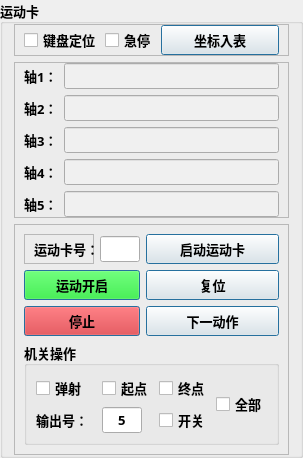
              <widget class="QGroupBox" name="groupBox_6">
               <property name="font">
                <font>
                 <family>微软雅黑</family>
                 <pointsize>10</pointsize>
                 <bold>true</bold>
                </font>
               </property>
               <property name="focusPolicy">
                <enum>Qt::FocusPolicy::NoFocus</enum>
               </property>
               <property name="title">
                <string>运动卡</string>
               </property>
               <layout class="QGridLayout" name="gridLayout_22">
                <property name="topMargin">
                 <number>0</number>
                </property>
                <property name="bottomMargin">
                 <number>0</number>
                </property>
                <item row="1" column="0">
                 <widget class="QFrame" name="frame_17">
                  <property name="frameShape">
                   <enum>QFrame::Shape::StyledPanel</enum>
                  </property>
                  <property name="frameShadow">
                   <enum>QFrame::Shadow::Raised</enum>
                  </property>
                  <layout class="QGridLayout" name="gridLayout_23">
                   <property name="topMargin">
                    <number>0</number>
                   </property>
                   <property name="bottomMargin">
                    <number>0</number>
                   </property>
                   <item row="0" column="0">
                    <widget class="QLabel" name="label_20">
                     <property name="font">
                      <font>
                       <family>微软雅黑</family>
                       <pointsize>10</pointsize>
                       <bold>true</bold>
                      </font>
                     </property>
                     <property name="text">
                      <string>轴1：</string>
                     </property>
                    </widget>
                   </item>
                   <item row="0" column="1">
                    <widget class="QLineEdit" name="lineEdit_axis0">
                     <property name="font">
                      <font>
                       <family>微软雅黑</family>
                       <pointsize>10</pointsize>
                       <bold>false</bold>
                      </font>
                     </property>
                     <property name="styleSheet">
                      <string notr="true">background:rgb(240,240,240)</string>
                     </property>
                     <property name="echoMode">
                      <enum>QLineEdit::EchoMode::Normal</enum>
                     </property>
                     <property name="readOnly">
                      <bool>true</bool>
                     </property>
                    </widget>
                   </item>
                   <item row="1" column="0">
                    <widget class="QLabel" name="label_21">
                     <property name="font">
                      <font>
                       <family>微软雅黑</family>
                       <pointsize>10</pointsize>
                       <bold>true</bold>
                      </font>
                     </property>
                     <property name="text">
                      <string>轴2：</string>
                     </property>
                    </widget>
                   </item>
                   <item row="1" column="1">
                    <widget class="QLineEdit" name="lineEdit_axis1">
                     <property name="font">
                      <font>
                       <family>微软雅黑</family>
                       <pointsize>10</pointsize>
                       <bold>false</bold>
                      </font>
                     </property>
                     <property name="styleSheet">
                      <string notr="true">background:rgb(240,240,240)</string>
                     </property>
                     <property name="echoMode">
                      <enum>QLineEdit::EchoMode::Normal</enum>
                     </property>
                     <property name="readOnly">
                      <bool>true</bool>
                     </property>
                    </widget>
                   </item>
                   <item row="2" column="0">
                    <widget class="QLabel" name="label_25">
                     <property name="font">
                      <font>
                       <family>微软雅黑</family>
                       <pointsize>10</pointsize>
                       <bold>true</bold>
                      </font>
                     </property>
                     <property name="text">
                      <string>轴3：</string>
                     </property>
                    </widget>
                   </item>
                   <item row="2" column="1">
                    <widget class="QLineEdit" name="lineEdit_axis2">
                     <property name="font">
                      <font>
                       <family>微软雅黑</family>
                       <pointsize>10</pointsize>
                       <bold>false</bold>
                      </font>
                     </property>
                     <property name="styleSheet">
                      <string notr="true">background:rgb(240,240,240)</string>
                     </property>
                     <property name="echoMode">
                      <enum>QLineEdit::EchoMode::Normal</enum>
                     </property>
                     <property name="readOnly">
                      <bool>true</bool>
                     </property>
                    </widget>
                   </item>
                   <item row="3" column="0">
                    <widget class="QLabel" name="label_26">
                     <property name="font">
                      <font>
                       <family>微软雅黑</family>
                       <pointsize>10</pointsize>
                       <bold>true</bold>
                      </font>
                     </property>
                     <property name="text">
                      <string>轴4：</string>
                     </property>
                    </widget>
                   </item>
                   <item row="3" column="1">
                    <widget class="QLineEdit" name="lineEdit_axis3">
                     <property name="font">
                      <font>
                       <family>微软雅黑</family>
                       <pointsize>10</pointsize>
                       <bold>false</bold>
                      </font>
                     </property>
                     <property name="styleSheet">
                      <string notr="true">background:rgb(240,240,240)</string>
                     </property>
                     <property name="echoMode">
                      <enum>QLineEdit::EchoMode::Normal</enum>
                     </property>
                     <property name="readOnly">
                      <bool>true</bool>
                     </property>
                    </widget>
                   </item>
                   <item row="4" column="0">
                    <widget class="QLabel" name="label_24">
                     <property name="font">
                      <font>
                       <family>微软雅黑</family>
                       <pointsize>10</pointsize>
                       <bold>true</bold>
                      </font>
                     </property>
                     <property name="text">
                      <string>轴5：</string>
                     </property>
                    </widget>
                   </item>
                   <item row="4" column="1">
                    <widget class="QLineEdit" name="lineEdit_axis4">
                     <property name="font">
                      <font>
                       <family>微软雅黑</family>
                       <pointsize>10</pointsize>
                       <bold>false</bold>
                      </font>
                     </property>
                     <property name="styleSheet">
                      <string notr="true">background:rgb(240,240,240)</string>
                     </property>
                     <property name="echoMode">
                      <enum>QLineEdit::EchoMode::Normal</enum>
                     </property>
                     <property name="readOnly">
                      <bool>true</bool>
                     </property>
                    </widget>
                   </item>
                  </layout>
                 </widget>
                </item>
                <item row="0" column="0">
                 <widget class="QFrame" name="frame_16">
                  <property name="minimumSize">
                   <size>
                    <width>0</width>
                    <height>0</height>
                   </size>
                  </property>
                  <property name="frameShape">
                   <enum>QFrame::Shape::StyledPanel</enum>
                  </property>
                  <property name="frameShadow">
                   <enum>QFrame::Shadow::Raised</enum>
                  </property>
                  <layout class="QGridLayout" name="gridLayout_19">
                   <property name="topMargin">
                    <number>0</number>
                   </property>
                   <property name="bottomMargin">
                    <number>0</number>
                   </property>
                   <item row="0" column="0">
                    <widget class="QCheckBox" name="checkBox_key">
                     <property name="maximumSize">
                      <size>
                       <width>75</width>
                       <height>16777215</height>
                      </size>
                     </property>
                     <property name="font">
                      <font>
                       <family>微软雅黑</family>
                       <pointsize>10</pointsize>
                       <bold>true</bold>
                      </font>
                     </property>
                     <property name="text">
                      <string>键盘定位</string>
                     </property>
                    </widget>
                   </item>
                   <item row="0" column="2">
                    <widget class="QPushButton" name="pushButton_ToTable">
                     <property name="minimumSize">
                      <size>
                       <width>0</width>
                       <height>30</height>
                      </size>
                     </property>
                     <property name="font">
                      <font>
                       <family>微软雅黑</family>
                       <pointsize>10</pointsize>
                       <bold>true</bold>
                      </font>
                     </property>
                     <property name="focusPolicy">
                      <enum>Qt::FocusPolicy::NoFocus</enum>
                     </property>
                     <property name="text">
                      <string>坐标入表</string>
                     </property>
                     <property name="default">
                      <bool>true</bool>
                     </property>
                    </widget>
                   </item>
                   <item row="0" column="1">
                    <widget class="QCheckBox" name="checkBox_key_stop">
                     <property name="maximumSize">
                      <size>
                       <width>50</width>
                       <height>16777215</height>
                      </size>
                     </property>
                     <property name="font">
                      <font>
                       <family>微软雅黑</family>
                       <pointsize>10</pointsize>
                       <bold>true</bold>
                      </font>
                     </property>
                     <property name="text">
                      <string>急停</string>
                     </property>
                    </widget>
                   </item>
                  </layout>
                 </widget>
                </item>
                <item row="2" column="0">
                 <widget class="QFrame" name="frame_15">
                  <property name="minimumSize">
                   <size>
                    <width>0</width>
                    <height>100</height>
                   </size>
                  </property>
                  <property name="frameShape">
                   <enum>QFrame::Shape::StyledPanel</enum>
                  </property>
                  <property name="frameShadow">
                   <enum>QFrame::Shadow::Raised</enum>
                  </property>
                  <layout class="QGridLayout" name="gridLayout_24">
                   <item row="0" column="0">
                    <widget class="QFrame" name="frame_18">
                     <property name="maximumSize">
                      <size>
                       <width>70</width>
                       <height>16777215</height>
                      </size>
                     </property>
                     <property name="frameShape">
                      <enum>QFrame::Shape::StyledPanel</enum>
                     </property>
                     <property name="frameShadow">
                      <enum>QFrame::Shadow::Raised</enum>
                     </property>
                     <layout class="QGridLayout" name="gridLayout_21">
                      <property name="topMargin">
                       <number>0</number>
                      </property>
                      <property name="bottomMargin">
                       <number>0</number>
                      </property>
                      <item row="0" column="0">
                       <widget class="QLabel" name="label_18">
                        <property name="minimumSize">
                         <size>
                          <width>60</width>
                          <height>0</height>
                         </size>
                        </property>
                        <property name="font">
                         <font>
                          <family>微软雅黑</family>
                          <pointsize>10</pointsize>
                          <bold>true</bold>
                         </font>
                        </property>
                        <property name="text">
                         <string>运动卡号：</string>
                        </property>
                       </widget>
                      </item>
                     </layout>
                    </widget>
                   </item>
                   <item row="0" column="2">
                    <widget class="QPushButton" name="pushButton_CardStart">
                     <property name="minimumSize">
                      <size>
                       <width>0</width>
                       <height>30</height>
                      </size>
                     </property>
                     <property name="font">
                      <font>
                       <family>微软雅黑</family>
                       <pointsize>10</pointsize>
                       <bold>true</bold>
                      </font>
                     </property>
                     <property name="focusPolicy">
                      <enum>Qt::FocusPolicy::NoFocus</enum>
                     </property>
                     <property name="text">
                      <string>启动运动卡</string>
                     </property>
                     <property name="default">
                      <bool>true</bool>
                     </property>
                    </widget>
                   </item>
                   <item row="1" column="2">
                    <widget class="QPushButton" name="pushButton_CardReset">
                     <property name="minimumSize">
                      <size>
                       <width>0</width>
                       <height>30</height>
                      </size>
                     </property>
                     <property name="font">
                      <font>
                       <family>微软雅黑</family>
                       <pointsize>10</pointsize>
                       <bold>true</bold>
                      </font>
                     </property>
                     <property name="focusPolicy">
                      <enum>Qt::FocusPolicy::NoFocus</enum>
                     </property>
                     <property name="text">
                      <string>复位</string>
                     </property>
                     <property name="default">
                      <bool>true</bool>
                     </property>
                    </widget>
                   </item>
                   <item row="2" column="2">
                    <widget class="QPushButton" name="pushButton_CardNext">
                     <property name="minimumSize">
                      <size>
                       <width>0</width>
                       <height>30</height>
                      </size>
                     </property>
                     <property name="font">
                      <font>
                       <family>微软雅黑</family>
                       <pointsize>10</pointsize>
                       <bold>true</bold>
                      </font>
                     </property>
                     <property name="focusPolicy">
                      <enum>Qt::FocusPolicy::NoFocus</enum>
                     </property>
                     <property name="text">
                      <string>下一动作</string>
                     </property>
                     <property name="default">
                      <bool>true</bool>
                     </property>
                    </widget>
                   </item>
                   <item row="0" column="1">
                    <widget class="QLineEdit" name="lineEdit_CardNo">
                     <property name="maximumSize">
                      <size>
                       <width>40</width>
                       <height>16777215</height>
                      </size>
                     </property>
                     <property name="alignment">
                      <set>Qt::AlignmentFlag::AlignCenter</set>
                     </property>
                    </widget>
                   </item>
                   <item row="1" column="0" colspan="2">
                    <widget class="QPushButton" name="pushButton_CardRun">
                     <property name="minimumSize">
                      <size>
                       <width>0</width>
                       <height>30</height>
                      </size>
                     </property>
                     <property name="font">
                      <font>
                       <family>微软雅黑</family>
                       <pointsize>10</pointsize>
                       <bold>true</bold>
                      </font>
                     </property>
                     <property name="focusPolicy">
                      <enum>Qt::FocusPolicy::NoFocus</enum>
                     </property>
                     <property name="styleSheet">
                      <string notr="true">background:rgb(0,255,0)</string>
                     </property>
                     <property name="text">
                      <string>运动开启</string>
                     </property>
                     <property name="default">
                      <bool>true</bool>
                     </property>
                    </widget>
                   </item>
                   <item row="2" column="0" colspan="2">
                    <widget class="QPushButton" name="pushButton_CardStop">
                     <property name="minimumSize">
                      <size>
                       <width>0</width>
                       <height>30</height>
                      </size>
                     </property>
                     <property name="font">
                      <font>
                       <family>微软雅黑</family>
                       <pointsize>10</pointsize>
                       <bold>true</bold>
                      </font>
                     </property>
                     <property name="focusPolicy">
                      <enum>Qt::FocusPolicy::NoFocus</enum>
                     </property>
                     <property name="styleSheet">
                      <string notr="true">background:rgb(255,0,0)</string>
                     </property>
                     <property name="text">
                      <string>停止</string>
                     </property>
                     <property name="default">
                      <bool>true</bool>
                     </property>
                    </widget>
                   </item>
                   <item row="3" column="0" colspan="3">
                    <widget class="QGroupBox" name="groupBox_34">
                     <property name="maximumSize">
                      <size>
                       <width>16777215</width>
                       <height>150</height>
                      </size>
                     </property>
                     <property name="font">
                      <font>
                       <family>微软雅黑</family>
                       <pointsize>10</pointsize>
                       <bold>true</bold>
                      </font>
                     </property>
                     <property name="title">
                      <string>机关操作</string>
                     </property>
                     <layout class="QGridLayout" name="gridLayout_61">
                      <item row="0" column="0">
                       <widget class="QCheckBox" name="checkBox_shoot">
                        <property name="font">
                         <font>
                          <family>微软雅黑</family>
                          <pointsize>10</pointsize>
                          <bold>true</bold>
                         </font>
                        </property>
                        <property name="focusPolicy">
                         <enum>Qt::FocusPolicy::NoFocus</enum>
                        </property>
                        <property name="text">
                         <string>弹射</string>
                        </property>
                       </widget>
                      </item>
                      <item row="0" column="1">
                       <widget class="QCheckBox" name="checkBox_start">
                        <property name="font">
                         <font>
                          <family>微软雅黑</family>
                          <pointsize>10</pointsize>
                          <bold>true</bold>
                         </font>
                        </property>
                        <property name="focusPolicy">
                         <enum>Qt::FocusPolicy::NoFocus</enum>
                        </property>
                        <property name="text">
                         <string>起点</string>
                        </property>
                        <property name="checked">
                         <bool>false</bool>
                        </property>
                       </widget>
                      </item>
                      <item row="0" column="2">
                       <widget class="QCheckBox" name="checkBox_end">
                        <property name="font">
                         <font>
                          <family>微软雅黑</family>
                          <pointsize>10</pointsize>
                          <bold>true</bold>
                         </font>
                        </property>
                        <property name="focusPolicy">
                         <enum>Qt::FocusPolicy::NoFocus</enum>
                        </property>
                        <property name="text">
                         <string>终点</string>
                        </property>
                        <property name="checked">
                         <bool>false</bool>
                        </property>
                       </widget>
                      </item>
                      <item row="0" column="3" rowspan="2">
                       <widget class="QCheckBox" name="checkBox_all">
                        <property name="focusPolicy">
                         <enum>Qt::FocusPolicy::NoFocus</enum>
                        </property>
                        <property name="text">
                         <string>全部</string>
                        </property>
                       </widget>
                      </item>
                      <item row="1" column="0">
                       <widget class="QLabel" name="label_78">
                        <property name="minimumSize">
                         <size>
                          <width>60</width>
                          <height>0</height>
                         </size>
                        </property>
                        <property name="font">
                         <font>
                          <family>微软雅黑</family>
                          <pointsize>10</pointsize>
                          <bold>true</bold>
                         </font>
                        </property>
                        <property name="text">
                         <string>输出号：</string>
                        </property>
                       </widget>
                      </item>
                      <item row="1" column="1">
                       <widget class="QLineEdit" name="lineEdit_OutNo">
                        <property name="maximumSize">
                         <size>
                          <width>40</width>
                          <height>16777215</height>
                         </size>
                        </property>
                        <property name="focusPolicy">
                         <enum>Qt::FocusPolicy::ClickFocus</enum>
                        </property>
                        <property name="text">
                         <string>5</string>
                        </property>
                        <property name="alignment">
                         <set>Qt::AlignmentFlag::AlignCenter</set>
                        </property>
                       </widget>
                      </item>
                      <item row="1" column="2">
                       <widget class="QCheckBox" name="checkBox_switch">
                        <property name="font">
                         <font>
                          <family>微软雅黑</family>
                          <pointsize>10</pointsize>
                          <bold>true</bold>
                         </font>
                        </property>
                        <property name="focusPolicy">
                         <enum>Qt::FocusPolicy::NoFocus</enum>
                        </property>
                        <property name="text">
                         <string>开关</string>
                        </property>
                       </widget>
                      </item>
                     </layout>
                    </widget>
                   </item>
                  </layout>
                 </widget>
                </item>
               </layout>
              </widget>
